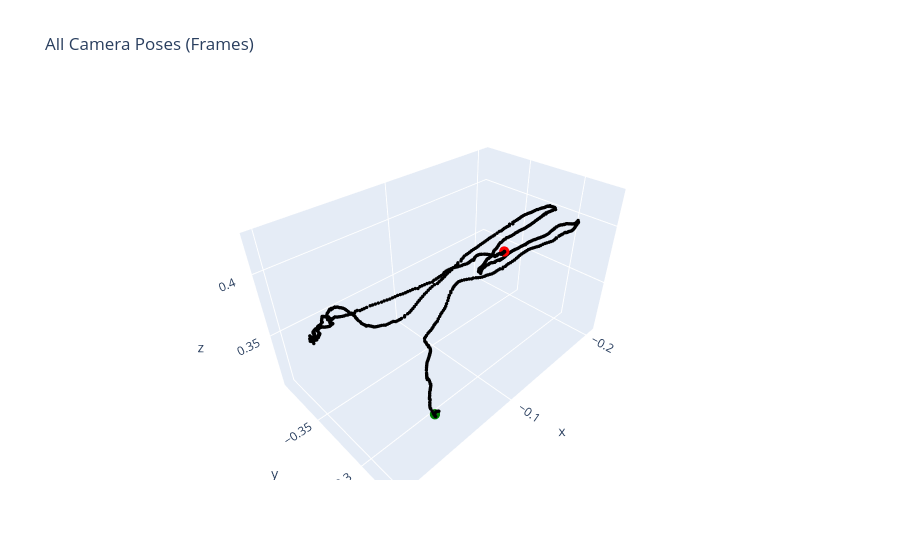

Write notebook code for a chart like this one.
### Code cell
plot_traj(pose_trajectory)
